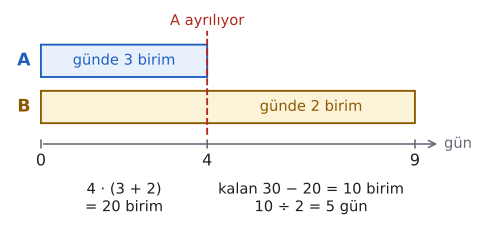

This figure's Python source:
import sys; sys.path.insert(0, "tools")
from cizim import *

# A işi 10 günde, B 15 günde. İş = EKOK(10, 15) = 30 birim; A günde 3, B günde 2 birim.
# Birlikte 4 gün: 4 * 5 = 20 birim. A ayrılır; kalan 10 birimi B 10 / 2 = 5 günde yapar. Toplam 9 gün.
fig, ax = sekil(6.2, 3.0)
ax.axis("off")
h = 0.7
ax.add_patch(patches.Rectangle((0, 2), 4, h, facecolor=MAVI_ACIK, edgecolor=MAVI, lw=1.4))
ax.text(-0.25, 2 + h / 2, "A", ha="right", va="center", fontsize=13, color=MAVI, fontweight="bold")
ax.text(2, 2 + h / 2, "günde 3 birim", ha="center", va="center", fontsize=11, color=MAVI)
ax.add_patch(patches.Rectangle((0, 1), 9, h, facecolor=SARI_ACIK, edgecolor=SARI, lw=1.4))
ax.text(-0.25, 1 + h / 2, "B", ha="right", va="center", fontsize=13, color=SARI, fontweight="bold")
ax.text(6.5, 1 + h / 2, "günde 2 birim", ha="center", va="center", fontsize=11, color=SARI)
ax.plot([4, 4], [0.75, 3.0], color=KIRMIZI, lw=1.4, ls="--")
ax.text(4, 3.05, "A ayrılıyor", ha="center", va="bottom", fontsize=11, color=KIRMIZI)
# gün ekseni
ax.annotate("", xy=(9.6, 0.55), xytext=(0, 0.55), arrowprops=dict(arrowstyle="->", color=SOLUK, lw=1.2))
for t in (0, 4, 9):
    ax.plot([t, t], [0.47, 0.63], color=SOLUK, lw=1.2)
    ax.text(t, 0.35, str(t), ha="center", va="top", fontsize=12, color=YAZI)
ax.text(9.7, 0.55, "gün", va="center", fontsize=11, color=SOLUK)
ax.text(2, -0.25, "4 · (3 + 2)\n= 20 birim", ha="center", va="top", fontsize=11, color=YAZI)
ax.text(6.5, -0.25, "kalan 30 − 20 = 10 birim\n10 ÷ 2 = 5 gün", ha="center", va="top", fontsize=11, color=YAZI)
ax.set_xlim(-0.8, 10.3); ax.set_ylim(-1.3, 3.5)
kaydet(fig, __file__)
